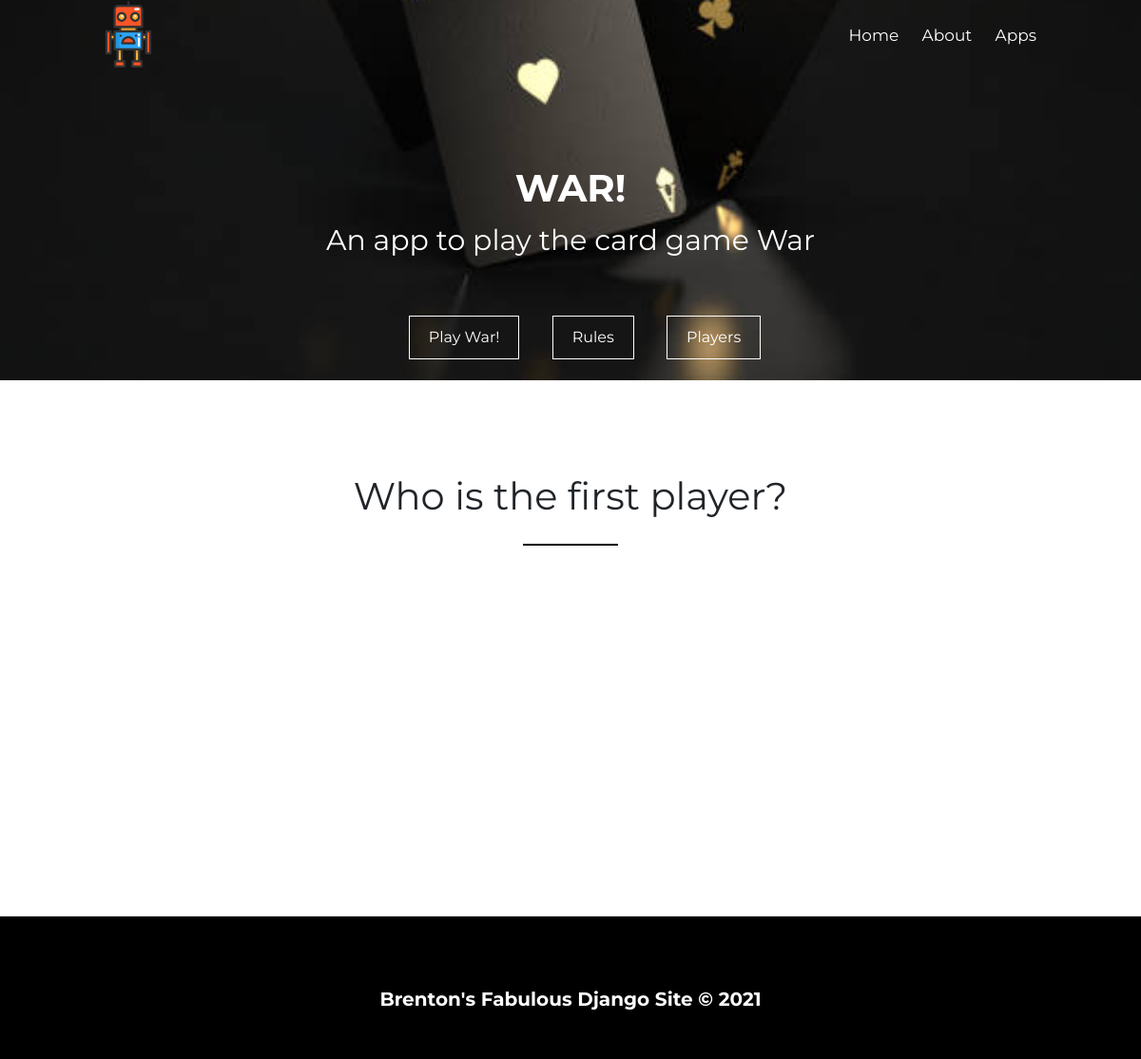
/war/play/, run on an earlier commit of the app's database.
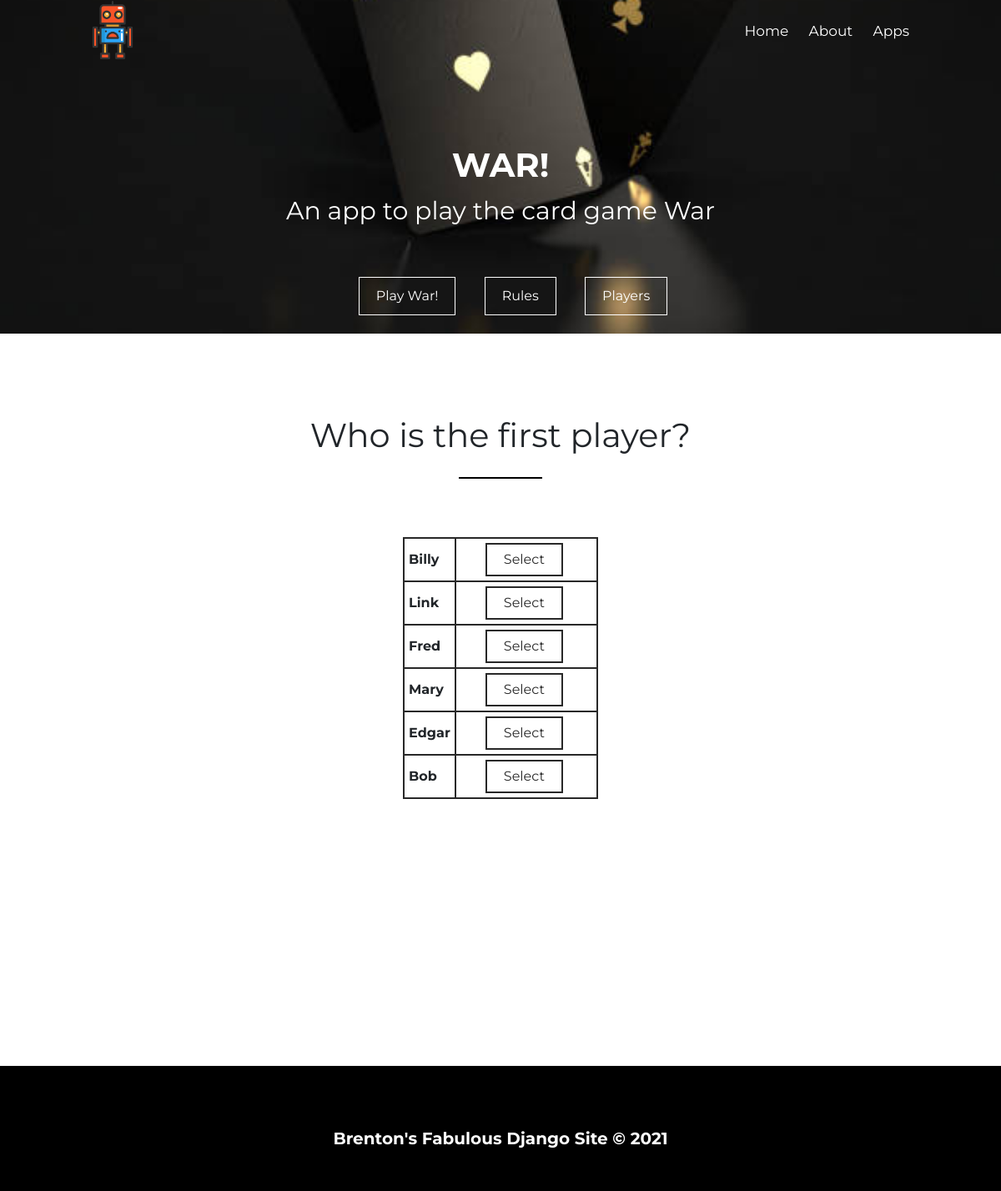
And on a later commit of the database.
### War/models.py (models this page shows, shortened)
class Player(models.Model):
    name = models.CharField(max_length=30)
    wins = models.IntegerField(default=0)
    losses = models.IntegerField(default=0)
    players = models.Manager()

### War/views.py (the view)
# urls.py: path('play/', views.player1, name="player1"),
def player1(request):
    players = Player.players.all()
    context = {'players': players}
    return render(request, 'War/player1.html', context)

### War/templates/War/player1.html
{% extends 'War/war_base.html' %}
{% load static %}
{% block pagetop-css %}cover-war-short{% endblock%}
{% block templatecontent %}
<section>
    <br><br>
    <h2 class="sub-title">Who is the first player?</h2>
    <table class="player-table">
        {% for player in players %}
            <tr>
                <td class="bold">{{ player.name }}</td>
                <td class="table-btn"><a href="{{ player.id }}"><button class="contact-btn form-btn">Select</button></a></td>
            </tr>
        {% endfor %}
    </table>
    <br><br><br><br><br><br><br><br><br><br><br><br><br><br><br><br><br><br><br><br>
</section>
{% endblock %}

### War/templates/War/war_base.html (shortened to what this page needs)
{% extends 'base.html' %}
{% load static %}
{% block stylesheets %}
    {{ block.super }}
    <link rel="stylesheet" type="text/css" href="{% static 'War/war.css' %}">
{% endblock %}
{% block page-title %}War!{% endblock %}
{% block page-subtitle %} An app to play the card game War {% endblock %}
{% block button1 %}<a href="{% url 'player1' %}#play" class="contact-btn">Play War!</a>{% endblock %}
{% block button2 %}<a href="{% url 'war_home' %}#rules" class="contact-btn">Rules</a>{% endblock %}
{% block button3 %}<a href="{% url 'players' %}#players" class="contact-btn">Players</a>{% endblock %}
{% block appcontent %}
    {% block templatecontent %}{% endblock %}
{% endblock %}

### templates/base.html (shortened to what this page needs)
{% load static %}
<!DOCTYPE HTML>
<html lang="en">
<head>
    {% block stylesheets %}
        <link rel="stylesheet" href="https://stackpath.bootstrapcdn.com/bootstrap/4.4.1/css/bootstrap.min.css">
        <link rel="stylesheet" type="text/css" href="{% static 'css/styles.css' %}">
        <link rel="stylesheet" type="text/css" href="{% static 'css/slick.css' %}">
        <link rel="stylesheet" type="text/css" href="{% static 'css/slick-theme.css' %}">
    {% endblock %}
</head>
<body>
        <section class="{% block pagetop-css %}cover-main{% endblock%}" id="home">
            {% block navbar %}
                <header>
                    <nav class="nav-wrapper">
                        <div class="logo">
                            <a href="{% url 'home' %}">
                                {% block nav-icon %}<img src="{% static 'images/png_icons/robot4.png' %}">{% endblock %}
                            </a>
                        </div>
                        <ul class="menu">
                            <li><a href="{% block home-button %}/#home{% endblock %}">Home</a></li>
                            <li><a href="{% block about-button %}/#about{% endblock %}">About</a></li>
                            <li><a href="{% block apps-button %}/#apps{% endblock %}">Apps</a></li>
                        </ul>
                    </nav>
                </header>
            {% endblock %}
            {% block removable-pagetop %}
                <div class="wrapper">
                    <ul id="scene"
                        data-invert-x="false"
                        data-invert-y="false"
                        data-scalar-x="7"
                        data-scalar-y="7"
                        data-friction-x="0.1"
                        data-friction-y="0.1"
                        data-origin-x="0.5"
                        data-origin-y="0.5">
                            <li class="layer name" data-depth="0.9">{% block page-title %}App Builder 9000{% endblock %}</li>
                            <li class="layer title" data-depth="0.3">{% block page-subtitle %}A Django Project{% endblock %}</li>
                            <li class="layer btn btn-main" data-depth="0.3">
                                {% block button1 %}<a href="#" class="contact-btn">View Portfolio</a>{% endblock %}
                                {% block button2 %}<a href="#" class="contact-btn">Contact Me</a>{% endblock %}
                                {% block button3 %}{% endblock %}
                            </li>
                    </ul>
                </div>
            {% endblock %}
        </section>
    <section class="main_content">
        {% block appcontent %}{% endblock %}
    </section>
    <section>
        {% include 'footer.html' %}
    </section>
</body>
</html>

### templates/footer.html
<div>
    <footer id="footer">
        <h1>Brenton's Fabulous Django Site © 2021</h1>
    </footer>
</div>

### static/css/styles.css (style rules this page uses)
html,body,div,span,applet,object,iframe,h1,h2,h3,h4,h5,h6,p,blockquote,pre,a,abbr,acronym,address,big,cite, code,del,dfn,em,img,ins,kbd,q,s,samp,small,strike,strong,sub,sup,tt,var,b,u,i,center,dl,dt,dd,ol,ul,li,fieldset, form,label,legend,table,caption,tbody,tfoot,thead,tr,th,td,article,aside,canvas,details,embed,figure,figcaption, footer,header,hgroup,menu,nav,output,ruby,section,summary,time,mark,audio,video { margin: 0; padding: 0; border: 0; font-size: 100%; font: inherit; vertical-align: baseline; }
article,aside,details,figcaption,figure,footer,header,hgroup,menu,nav,section { display: block; }
body { line-height: 1; font-family: "Montserrat", sans-serif; }
ol,ul { list-style: none; }
p, ul li, ol li { font-size: 16px; line-height: 23px; margin: 0 0 20px 0; }
ul li, ol li { margin-bottom: 10px; }
img { max-width: 100%; }
* { box-sizing: border-box; outline: 0; }
.wrapper { max-width: 1100px; width: 100%; margin: 0 auto; }
header { background: transparent; width: 100%; position: relative; }
header.sticky { position: fixed; top: 0; left: 0; right: 0; background: rgba(0,0,0,0.85); transform: translateY(-200%); transition: 0.2s; z-index: 5; }
.nav-wrapper { max-width: 1000px; margin: 0 auto; position: relative; padding: 1px 0; display: flex; justify-content: space-between; align-items: center; }
nav ul li { display: inline-block; padding: 0 10px; margin-bottom: 0; }
nav.nav-wrapper ul li a { font-size: 17px; line-height: 22px; text-decoration: none; color: white; cursor: pointer; border-bottom: 1px solid transparent; padding-bottom: 3px; transition: 0.3s; }
header .logo img { max-width: 70px; }
ul#scene li.name { text-align: center; font-size: 40px; line-height: 45px; text-transform: uppercase; font-weight: bold; color: white; width: 100%; }
ul#scene li.title { text-align: center; font-size: 30px; line-height: 35px; color: white; width: 100%; margin-top: 60px; }
ul#scene { margin-top: 100px; }
.btn { width: 100%; text-align: center; margin-top: 150px; }
.portfolio-btn, .contact-btn { margin: 0 auto; display: inline-block; padding: 10px 20px; border: 1px solid white; background: transparent; color: white; text-decoration: none; transition: 0.3s; }
.contact-btn { margin-left: 30px; }
h2.sub-title { position: relative; display: block; margin: 70px auto; text-align: center; font-size: 40px; line-height: 40px; }
h2.sub-title::after { display: block; height: 2px; background-color: black; content: ""; width: 100px; margin: 30px auto 0 auto; }
button.form-btn { border: 2px solid #282828; color: #282828; }
footer { position: relative; z-index: -2; height: 150px; background: black; color: white; text-align: center; }
footer h1 { position: fixed; font-size: 20px; line-height: 25px; color: white; font-weight: bold; text-align: center; bottom: 50px; left: 50%; transform: translate(-50%); width: 800px; z-index: 1; }

### War/static/War/war.css (style rules this page uses)
.cover-war-short { background:url('images/cards1.jpg') right bottom; background-repeat: no-repeat; background-size: cover; height: 50vh; }
table, th, td.player-table { margin: auto; }
.bold { font-weight: bold; }
table, th, td { border: 2px solid #282828; padding: 5px; }
.table-btn { padding-bottom: 5px; padding-right: 40px; white-space: nowrap; }

What changed in the data, as far as the page shows it:
added Player: name "Billy"
added Player: name "Link"
added Player: name "Fred"
added Player: name "Mary"
added Player: name "Edgar"
added Player: name "Bob"
